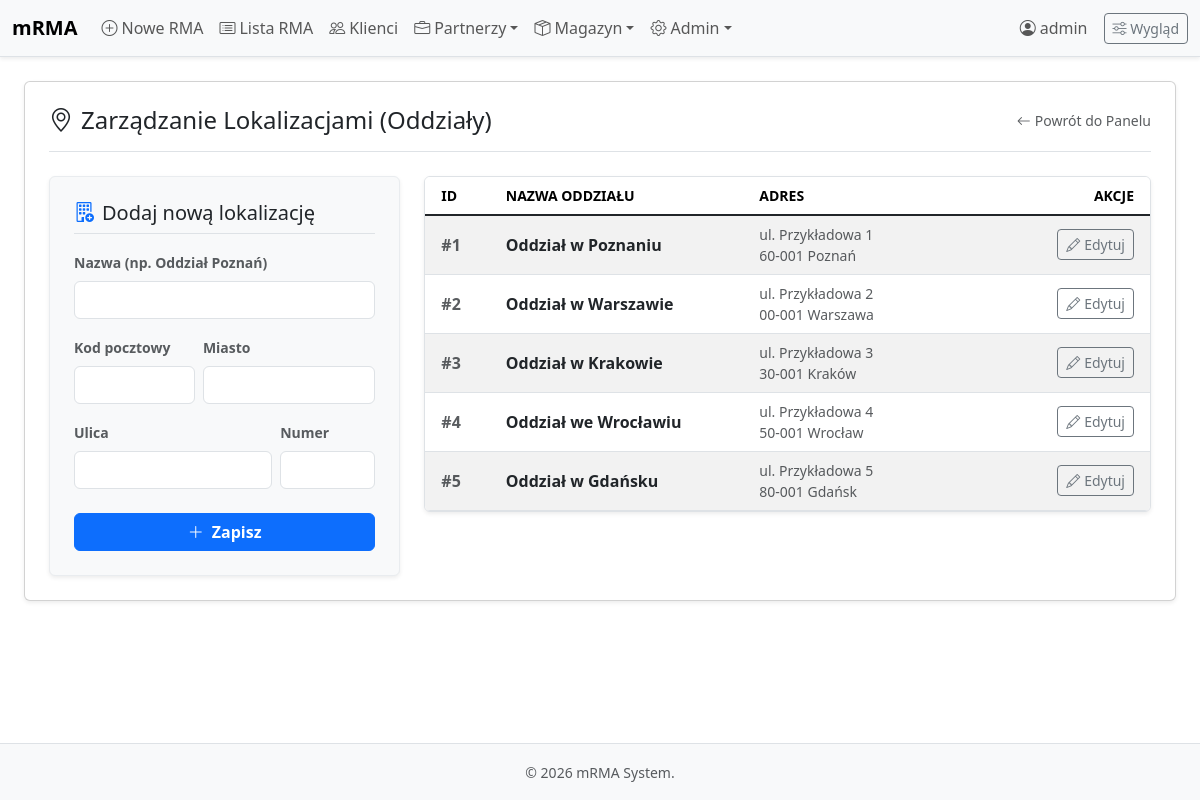
Screenshot of /admin_localizations (signed in) with the database file from the repository.
### tables this page shows
CREATE TABLE localizations (     
    id INT AUTO_INCREMENT PRIMARY KEY,
    name VARCHAR(100) NOT NULL,  
    postal_code VARCHAR(20),
    city VARCHAR(100),
    street VARCHAR(100),
    building_number VARCHAR(20)
);

### app/Controllers/AdminController.php (called while the page is built, shortened)
<?php
class AdminController
{
    public function localizations()
    {
        require_once 'app/Models/Localization.php';
        $locModel = new Localization();
        $localizations = $locModel->getAll();
        require_once 'app/Views/admin/localizations.php';
    }
}

### app/Database.php (called while the page is built, shortened)
<?php
class Database {
    private static $instance = null;
    private function __construct() {
        $host = $_ENV['DB_HOST'] ?? 'localhost';
        $db   = $_ENV['DB_NAME'] ?? 'mrma';
        $user = $_ENV['DB_USER'] ?? 'root';
        $pass = $_ENV['DB_PASS'] ?? '';
        try {
            $this->pdo = new PDO("mysql:host=$host;dbname=$db;charset=utf8", $user, $pass);
        } catch (PDOException $e) {
            die("Błąd połączenia z bazą: " . $e->getMessage());
        }
    }
    public static function getInstance() {
        if (self::$instance === null) {
            self::$instance = new self();
        }
        return self::$instance->pdo;
    }
}

### app/Models/Localization.php (called while the page is built, shortened)
<?php
class Localization
{
    private $db;
    public function __construct()
    {
        $this->db = Database::getInstance();
    }
    public function getAll()
    {
        return $this->db->query("SELECT * FROM localizations ORDER BY id ASC")->fetchAll();
    }
}

### app/Views/admin/localizations.php (the view, shortened to what this page needs)
<?php require_once 'app/Views/layout/header.php'; ?>
<div class="view-wrapper-lg">
    <div class="card shadow-sm mb-4">
        <div class="card-body p-4">
            <div class="d-flex justify-content-between align-items-center pb-3 mb-4 border-bottom flex-wrap gap-2">
                <h2 class="h4 mb-0 text-body d-flex align-items-center">
                    <i class="bi bi-geo-alt me-2"></i> Zarządzanie Lokalizacjami (Oddziały)
                </h2>
                <a href="<?= BASE_URL ?>admin_panel"
                    class="text-muted small text-decoration-none d-inline-flex align-items-center">
                    <i class="bi bi-arrow-left me-1"></i> Powrót do Panelu
                </a>
            </div>
            <div class="row g-4">
                <div class="col-lg-4">
                    <div class="card bg-body-tertiary border-light-subtle shadow-sm sticky-lg-top"
                        style="top: 1.5rem; z-index: 1;">
                        <div class="card-body p-4">
                            <h3 class="h5 card-title border-bottom pb-2 mb-3 text-body d-flex align-items-center"
                                id="formTitle">
                                <i class="bi bi-building-add me-2 text-primary" id="formIcon"></i>
                                <span id="formTitleText">Dodaj nową lokalizację</span>
                            </h3>
                            <form method="POST" action="<?= BASE_URL ?>admin_localizations" id="locForm">
                                <div class="mb-3">
                                    <label class="form-label small fw-semibold text-muted">Nazwa (np. Oddział Poznań)</label>
                                    <input type="text" class="form-control" name="name" id="locName" required>
                                </div>
                                <div class="row g-2 mb-3">
                                    <div class="col-md-5">
                                        <label class="form-label small fw-semibold text-muted">Kod pocztowy</label>
                                        <input type="text" class="form-control" name="postal_code" id="locZip">
                                    </div>
                                    <div class="col-md-7">
                                        <label class="form-label small fw-semibold text-muted">Miasto</label>
                                        <input type="text" class="form-control" name="city" id="locCity">
                                    </div>
                                </div>
                                <div class="row g-2 mb-4">
                                    <div class="col-md-8">
                                        <label class="form-label small fw-semibold text-muted">Ulica</label>
                                        <input type="text" class="form-control" name="street" id="locStreet">
                                    </div>
                                    <div class="col-md-4">
                                        <label class="form-label small fw-semibold text-muted">Numer</label>
                                        <input type="text" class="form-control" name="building_number" id="locBuilding">
                                    </div>
                                </div>
                                <div class="d-flex gap-2">
                                    <button type="submit"
                                        class="btn btn-primary w-100 fw-semibold d-flex justify-content-center align-items-center"
                                        id="btnSubmit">
                                        <i class="bi bi-plus-lg me-2" id="btnIcon"></i> Zapisz
                                    </button>
                                </div>
                            </form>
                        </div>
                    </div>
                </div>
                <div class="col-lg-8">
                    <div class="table-responsive border rounded bg-body shadow-sm">
                        <table class="table table-striped table-hover align-middle mb-0">
                            <thead class="text-muted small text-uppercase align-middle user-select-none">
                                <tr>
                                    <th scope="col" class="ps-3 text-nowrap" style="width: 10%;">ID</th>
                                    <th scope="col" class="text-nowrap" style="width: 35%;">Nazwa Oddziału</th>
                                    <th scope="col" class="text-nowrap" style="width: 40%;">Adres</th>
                                    <th scope="col" class="text-end pe-3 text-nowrap" style="width: 15%;">Akcje</th>
                                </tr>
                            </thead>
                            <tbody class="table-group-divider">
                                <?php if (empty($localizations)): ?>
                                    <tr>
                                        <td colspan="4" class="text-center text-muted py-5">
                                            <i class="bi bi-info-circle fs-4 d-block mb-2"></i> Brak zdefiniowanych lokalizacji.
                                        </td>
                                    </tr>
                                <?php else: ?>
                                    <?php foreach ($localizations as $loc): ?>
                                        <tr>
                                            <td class="text-muted fw-bold px-3">#<?= $loc['id'] ?></td>
                                            <td><span class="text-body fw-semibold"><?= htmlspecialchars($loc['name']) ?></span></td>
                                            <td class="text-muted small">
                                                <?= htmlspecialchars($loc['street'] . ' ' . $loc['building_number']) ?><br>
                                                <?= htmlspecialchars($loc['postal_code'] . ' ' . $loc['city']) ?>
                                            </td>
                                            <td class="text-end px-3">
                                                <button type="button"
                                                    class="btn btn-sm btn-outline-secondary btn-edit-loc d-inline-flex align-items-center"
                                                    data-id="<?= $loc['id'] ?>"
                                                    data-name="<?= htmlspecialchars($loc['name']) ?>"
                                                    data-zip="<?= htmlspecialchars($loc['postal_code'] ?? '') ?>"
                                                    data-city="<?= htmlspecialchars($loc['city'] ?? '') ?>"
                                                    data-street="<?= htmlspecialchars($loc['street'] ?? '') ?>"
                                                    data-building="<?= htmlspecialchars($loc['building_number'] ?? '') ?>">
                                                    <i class="bi bi-pencil me-1"></i> Edytuj
                                                </button>
                                            </td>
                                        </tr>
                                    <?php endforeach; ?>
                                <?php endif; ?>
                            </tbody>
                        </table>
                    </div>
                </div>
            </div>
        </div>
    </div>
</div>
<?php require_once 'app/Views/layout/footer.php'; ?>

### assets/css/style.css (style rules this page uses)
:root { --sidebar-width: 250px; }
body { display: flex; flex-direction: column; min-height: 100vh; }
.view-wrapper-sm, .view-wrapper-md, .view-wrapper-lg { width: 100%; margin-left: auto; margin-right: auto; }
.view-wrapper-lg { max-width: 1450px !important; }
@media (min-width: 992px) { :root { --current-sidebar-width: var(--nav-width, 210px); } }

### rows the page displays
localizations: id "1", name "Oddział w Poznaniu", street+building_number "ul. Przykładowa 1", postal_code+city "60-001 Poznań"
localizations: id "2", name "Oddział w Warszawie", street+building_number "ul. Przykładowa 2", postal_code+city "00-001 Warszawa"
localizations: id "3", name "Oddział w Krakowie", street+building_number "ul. Przykładowa 3", postal_code+city "30-001 Kraków"
localizations: id "4", name "Oddział we Wrocławiu", street+building_number "ul. Przykładowa 4", postal_code+city "50-001 Wrocław"
localizations: id "5", name "Oddział w Gdańsku", street+building_number "ul. Przykładowa 5", postal_code+city "80-001 Gdańsk"

### other values shown
$_SESSION['username'] "admin"
